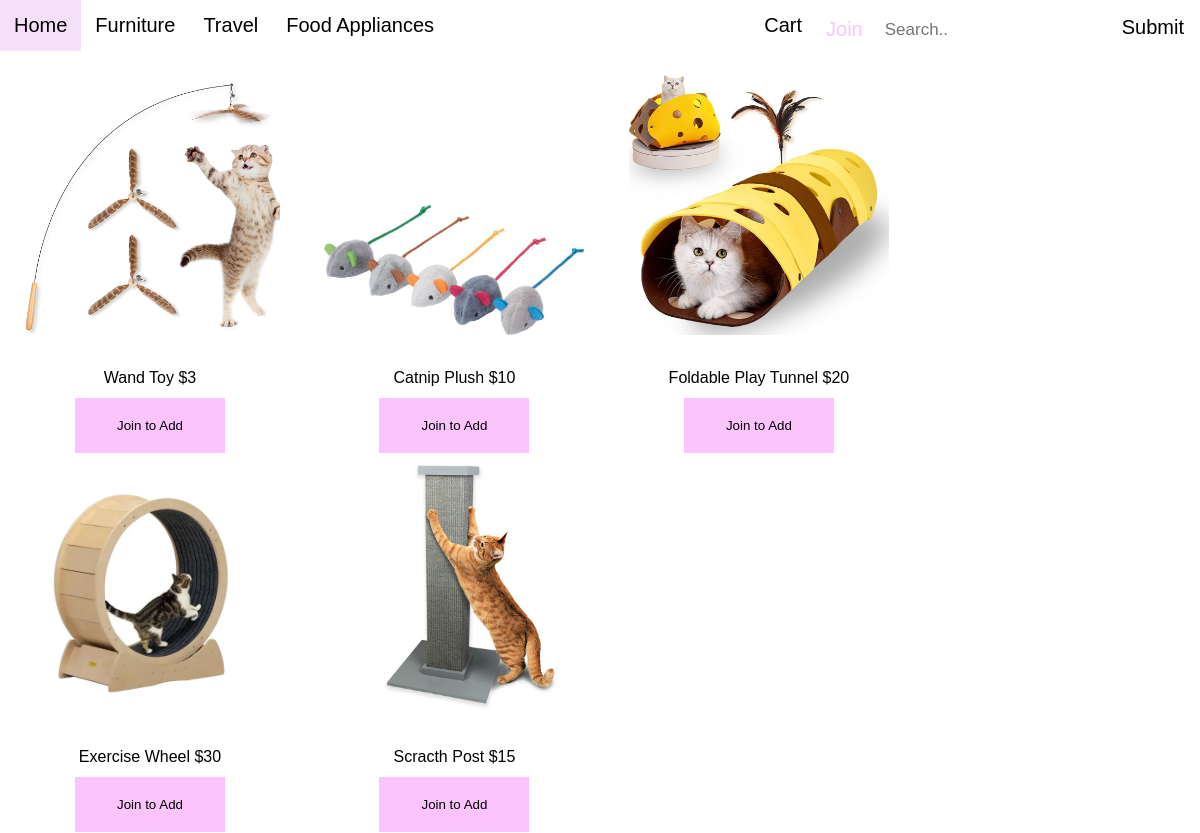
The page /toys on the database its author committed.
### tables this page shows
CREATE TABLE products (
  id          int(3) not null PRIMARY KEY,
  pname       varchar(50) not null,
  category    varchar(50) not null,
  price       decimal(5,2) not null,
  stock       int(3) not null,
  image       varchar(50) not null,
  status      varchar(50)
  
);

### main.py (the view, shortened to what this page needs)
@app.route('/toys', methods=['GET', 'POST'])
def toys():
  if request.method == 'GET':
    connection = sqlite3.connect('myDatabase.db')
    connection.row_factory = sqlite3.Row
    cursor = connection.cursor()
    cursor.execute("SELECT image, pname, price, status FROM products WHERE category = 'Toys'")
    rows = cursor.fetchall()
    connection.commit()
    connection.close()
    return render_template('toy.html', rows=rows)

### templates/toy.html (shortened to what this page needs)
<!DOCTYPE html>
<html>
    <head>
        <link href="/static/style.css" rel="stylesheet" type="text/css" />
    </head>
    <body>
        <header>
            <ul>
                <li><a href="{{ url_for('home') }}">Home</a></li>
                <li><a href="{{ url_for('furniture') }}">Furniture</a></li>
                <li><a href="{{ url_for('travel') }}">Travel</a></li>
                <li><a href="{{ url_for('food') }}">Food Appliances</a></li>
            </ul>
            <div class="search-container">
                <form action="/shopping" method="POST">
                    <input type="text" placeholder="Search.." name="search">
                    <button type="submit">Submit</button>
                </form>
            </div>
            <ul id="loginBtn">
                <li><a href="{{ url_for('cart') }}">Cart</a></li>
                {% if session['user'] %}
                <div class="dropdown">
                    <button class="username">{{ session['user'] }}</button>
                    <div class="dropdown-content">
                        <a href="{{ url_for('history') }}">Order History</a>
                        <a href="{{ url_for('logout') }}">Logout</a>
                    </div>
                </div>
                {% else %}
                <div class="dropdown">
                    <button class="join">Join</button>
                </div>
                {% endif %}
            </ul>
        </header>
        {% for row in rows %}
    <div class="gallery">
        <a target="_blank" href="/static/assets/{{ row['image'] }}">
            <img src="/static/assets/{{ row['image'] }}" alt="{{ row['image'] }}">
        </a>
        {% if session['user'] %}
        <form action="/toys" method="POST">
            <div class="desc">{{ row['pname'] }} ${{ row['price'] }}</div>
            {% if row['status'] == 'OUT' %}
            <button name="pick" type="submit" class="add-button" disabled>Out of Stock</button>
            {% else %}
            <button name="pick" type="submit" class="add-button" value="{{ row['pname'] }}">Add to Cart</button>
            {% endif %}
        </form>
        {% else %}
        <div class="desc">{{ row['pname'] }} ${{ row['price'] }}</div>
        <button name="pick" type="submit" class="add-button" disabled>Join to Add</button>
        {% endif %}
    </div>
    {% endfor %}
    </body>
</html>

### static/style.css (style rules this page uses)
* { margin: 0; padding: 0; box-sizing: border-box; }
body { font-size: 100%; font-family: sans-serif; }
header { overflow: hidden; background-color: #ffffff; }
header a { background-color: rgb(255, 255, 255); float: left; display: block; color: #f7c5f7; text-align: center; padding: 14px 16px; text-decoration: none; font-size: 17px; }
header input { background-color: rgb(255, 255, 255); padding: 6px; margin-top: 8px; font-size: 17px; border: none; }
header button { float: inline-start; padding: 6px 10px; background: #ffffff; font-size: 17px; border: none; cursor: pointer; }
.search-container { float: right; font-size: 20px; padding: 6px 6px; }
.search-container button { float: right; font-size: 20px; padding: 10px 10px; }
#loginBtn { float: right; }
.join { background-color: rgb(255, 255, 255); float: right; display: block; color: #f7c5f7; margin-top: 12px; text-decoration: none; font-size: 20px; border: none; cursor: pointer; }
.dropdown { font-size: 17px; float: right; overflow: hidden; }
ul li { float: left; list-style: none; text-align: center; }
ul li a { color: black; text-align: center; text-decoration: solid; font-size: 20px; padding: 14px; }
div.gallery { max-width: 300px; margin: auto; text-align: center; display: inline-block; width: 30%; height: 20px; }
div.gallery img { width: 100%; padding: 20px; }
div.desc { width: 100%; padding: 10px; text-align: center; }
button.add-button { background-color: #fcc4fc; color: black; padding: 20px 10px; margin: 1px 25%; border: none; cursor: pointer; width: 50%; }

### rows shown on the page
products: image (picture), pname "Wand Toy", price "3"
products: image (picture), pname "Catnip Plush", price "10"
products: image (picture), pname "Foldable Play Tunnel", price "20"
products: image (picture), pname "Exercise Wheel", price "30"
products: image (picture), pname "Scracth Post", price "15"
